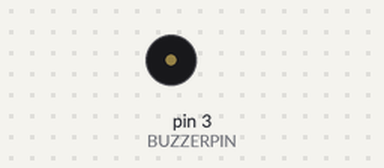
A sketch run on a simulated Arduino Uno, built with avr-gcc and run on an emulated ATmega328P. Parts: buzzer (waves = sounding).

Above: at 1.2 s.
Timing chart, 0 to 5.2 s (numbered marks = the images above):
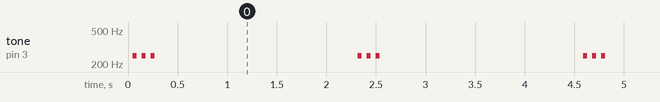

The sketch:

buzzer.ino
```cpp
#define BUZZERPIN 3

void setup() {
  Serial.begin(9600);
  pinMode(BUZZERPIN, OUTPUT);
}

void loop() {
  buzz();
  delay(2000);
}

void buzz() {
  for (int j=0; j<3; j++) {
    for (int i=0; i<10; i++) {
      digitalWrite(BUZZERPIN, HIGH);
      delay(2);
      digitalWrite(BUZZERPIN, LOW);
      delay(2);
    }

    delay(50);
  }
}
```

Measured:
- by itself, tone on pin 3 (BUZZERPIN): repeats every 2.3 s: 2 × (silent 0.05 s, 249 Hz 0.04 s), silent 2.1 s, 249 Hz 0.04 s
